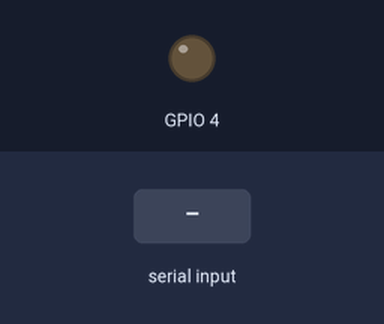
The sketch below on a simulated ESP32. Parts: output pins drawn as LEDs (lit = HIGH). The inputs (shaded band) are chosen by the test bench. The camera gives no picture; what the sketch prints to the serial monitor is not drawn.

Above: at 1.5 s.
1.6 s: "1\n" received over Serial
At 1.68 s:
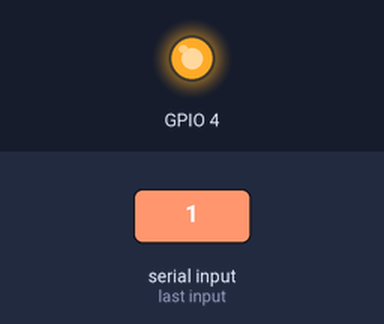
3.2 s: "2\n" received over Serial
Timing chart, 0 to 6.2 s (numbered marks = the images above; inputs shaded):
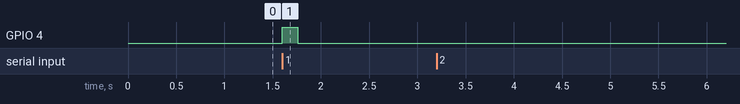

The sketch:

espcam2.ino
```cpp
// (licence header left out)
#include "esp_camera.h"
#include "Arduino.h"
#include "FS.h"                // SD Card ESP32
//#include "SD_MMC.h"            // SD Card ESP32
#include "soc/soc.h"           // Disable brownour problems
#include "soc/rtc_cntl_reg.h"  // Disable brownour problems
#include "driver/rtc_io.h"
#include <EEPROM.h>            // read and write from flash memory

// define the number of bytes you want to access
#define EEPROM_SIZE 1

// Pin definition for CAMERA_MODEL_AI_THINKER
#define PWDN_GPIO_NUM     32
#define RESET_GPIO_NUM    -1
#define XCLK_GPIO_NUM      0
#define SIOD_GPIO_NUM     26
#define SIOC_GPIO_NUM     27

#define Y9_GPIO_NUM       35
#define Y8_GPIO_NUM       34
#define Y7_GPIO_NUM       39
#define Y6_GPIO_NUM       36
#define Y5_GPIO_NUM       21
#define Y4_GPIO_NUM       19
#define Y3_GPIO_NUM       18
#define Y2_GPIO_NUM        5
#define VSYNC_GPIO_NUM    25
#define HREF_GPIO_NUM     23
#define PCLK_GPIO_NUM     22

int pictureNumber = 0;
camera_config_t config;

void setup() {
  WRITE_PERI_REG(RTC_CNTL_BROWN_OUT_REG, 0); //disable brownout detector

  Serial.begin(115200);
  //Serial.setDebugOutput(true);
  //Serial.println();

  config.ledc_channel = LEDC_CHANNEL_0;
  config.ledc_timer = LEDC_TIMER_0;
  config.pin_d0 = Y2_GPIO_NUM;
  config.pin_d1 = Y3_GPIO_NUM;
  config.pin_d2 = Y4_GPIO_NUM;
  config.pin_d3 = Y5_GPIO_NUM;
  config.pin_d4 = Y6_GPIO_NUM;
  config.pin_d5 = Y7_GPIO_NUM;
  config.pin_d6 = Y8_GPIO_NUM;
  config.pin_d7 = Y9_GPIO_NUM;
  config.pin_xclk = XCLK_GPIO_NUM;
  config.pin_pclk = PCLK_GPIO_NUM;
  config.pin_vsync = VSYNC_GPIO_NUM;
  config.pin_href = HREF_GPIO_NUM;
  config.pin_sscb_sda = SIOD_GPIO_NUM;
  config.pin_sscb_scl = SIOC_GPIO_NUM;
  config.pin_pwdn = PWDN_GPIO_NUM;
  config.pin_reset = RESET_GPIO_NUM;
  config.xclk_freq_hz = 20000000;
  config.pixel_format = PIXFORMAT_JPEG;

  if (psramFound()) {
    config.frame_size = FRAMESIZE_QVGA; // FRAMESIZE_ + QVGA|CIF|VGA|SVGA|XGA|SXGA|UXGA
    config.jpeg_quality = 10;
    config.fb_count = 2;
  } else {
    config.frame_size = FRAMESIZE_QVGA;
    config.jpeg_quality = 12;
    config.fb_count = 1;
  }
  pinMode(4, OUTPUT);

  // Init Camera
  esp_err_t err = esp_camera_init(&config);
  if (err != ESP_OK) {
    Serial.printf("Camera init failed with error 0x%x", err);
    return;
  }


}

void loop() {
  int option;


  if (Serial.available())
  {
    option = Serial.parseInt();
    //Serial.println(option);

    if (option == 1)
    {
      digitalWrite(4, HIGH);
      delay(100);

      camera_fb_t * fb = NULL;
      // Take Picture with Camera
      fb = esp_camera_fb_get();
      if (!fb) {
        Serial.println("Camera capture failed");
        return;
      }
      // Turns off the ESP32-CAM white on-board LED (flash) connected to GPIO 4
      digitalWrite(4, LOW);

      while (1)
      {
        if (Serial.available())
        {
          option = Serial.parseInt();
          //Serial.println(option);
          if (option == 2)
          {
            Serial.print(fb->len);
          }

          else if (option == 3)
          {
            Serial.print(fb->width);
          }

          else if (option == 4)
          {
            Serial.print(fb->height);
          }

          else if (option == 5)
          {
            Serial.print(fb->format);
          }

          else if (option == 6)
          {
            Serial.write(fb->buf, fb->len);
            //delay(2000);
            //esp_camera_fb_return(fb);
            //break;
          }

          else if (option == 7)
          {
            esp_camera_fb_return(fb);
            Serial.println(1);
            break;
          }
        }
      }


      //rtc_gpio_hold_en(GPIO_NUM_4);


      //Serial.println("OK");
      //delay(2000);
      //esp_deep_sleep_start();
      //Serial.println("This will never be printed");
    }
  }
}
```

Measured:
- after the input at 1.6 s, GPIO 4: LOW → HIGH at once, → LOW 0.16 s later
- after the input at 3.2 s, every drawn part: stays the same
